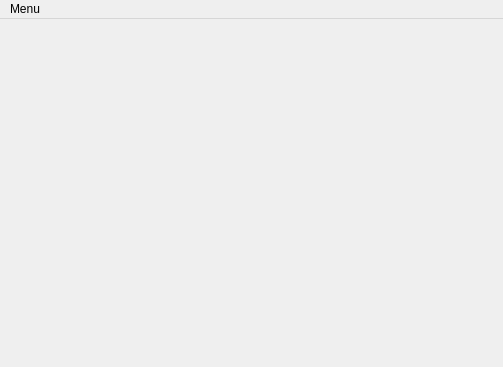
<?xml version="1.0" encoding="UTF-8"?>
<ui version="4.0">
 <class>MainWindow</class>
 <widget class="QMainWindow" name="MainWindow">
  <property name="geometry">
   <rect>
    <x>0</x>
    <y>0</y>
    <width>503</width>
    <height>367</height>
   </rect>
  </property>
  <property name="windowTitle">
   <string>SIM Mobile Communication Administor Program</string>
  </property>
  <property name="windowIcon">
   <iconset>
    <normaloff>logo.ico</normaloff>logo.ico</iconset>
  </property>
  <widget class="QWidget" name="centralwidget">
   <widget class="QWidget" name="verticalLayoutWidget">
    <property name="geometry">
     <rect>
      <x>10</x>
      <y>10</y>
      <width>481</width>
      <height>321</height>
     </rect>
    </property>
    <layout class="QVBoxLayout" name="verticalLayout"/>
   </widget>
  </widget>
  <widget class="QMenuBar" name="menubar">
   <property name="geometry">
    <rect>
     <x>0</x>
     <y>0</y>
     <width>503</width>
     <height>21</height>
    </rect>
   </property>
   <widget class="QMenu" name="menu">
    <property name="title">
     <string>Menu</string>
    </property>
    <addaction name="actionConfig"/>
    <addaction name="actionExit"/>
   </widget>
   <addaction name="menu"/>
  </widget>
  <action name="actionConfig">
   <property name="text">
    <string>Config</string>
   </property>
  </action>
  <action name="actionExit">
   <property name="text">
    <string>Exit</string>
   </property>
  </action>
 </widget>
 <resources/>
 <connections/>
</ui>
